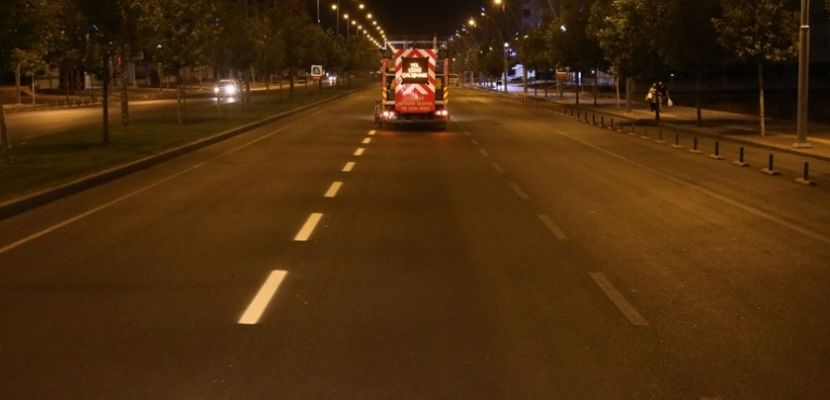
#> input picture hough/yol.jpg, 830 x 400 px
$ python hough.py
#> lines starting #> are read from the running program, lines starting #| are printed output that depends on the picture
# -*- coding: utf-8 -*-

"""
@ide:       SpyderEditor
@author:    Abdullah Yuksel
@project:   cevre.py
"""

import cv2
import numpy as np

img = cv2.imread("yol.jpg")
#> img is the input picture: shape (400, 830, 3); mean B, G, R 12.9, 44.5, 75.2

img_copy = img.copy()
gray = cv2.cvtColor(img_copy, cv2.COLOR_BGR2GRAY)
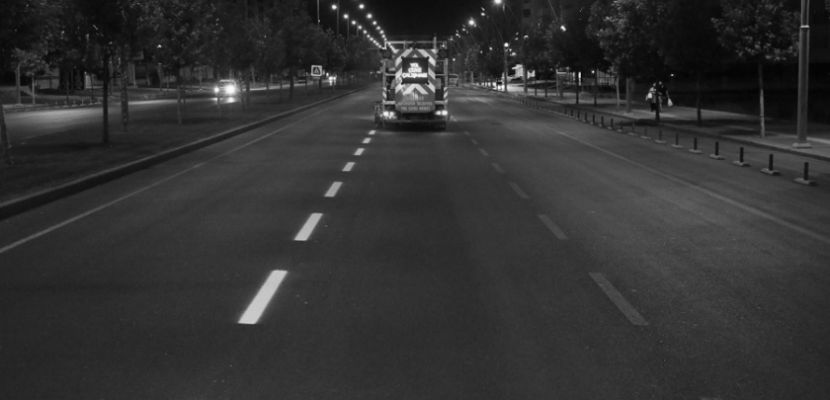
#> gray: shape (400, 830); min 0, max 254, mean 50.1
edges = cv2.Canny(gray, 30, 50)
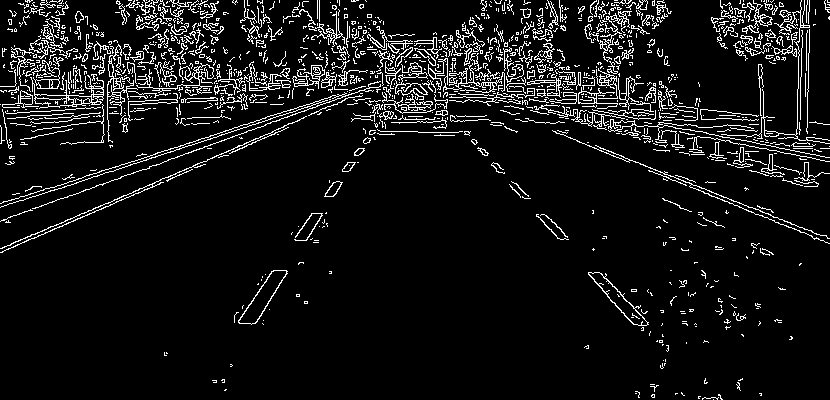
#> edges: shape (400, 830); 8% white in thin lines or dots


def nothing(x):
    pass

cv2.namedWindow("trackbar",cv2.WINDOW_AUTOSIZE)
cv2.createTrackbar("threshold","trackbar",0,300,nothing)


while(1):
    img_copy = img.copy()

    threshold = cv2.getTrackbarPos("threshold", "trackbar")+1

    print(threshold)

    lines = cv2.HoughLinesP(edges, 1, np.pi/180, threshold, 20, 0)

    if not isinstance(lines, type(None)):
        for line in lines:
            for x1,y1,x2,y2 in line:
                cv2.line(img_copy, (x1,y1), (x2,y2), (0,255,0),2)
#> this loop made 15940 passes
#> line on passes 1 to 3: [[543, 36, 543, 35]], [[637, 15, 637, 12]], [[423, 56, 423, 55]]
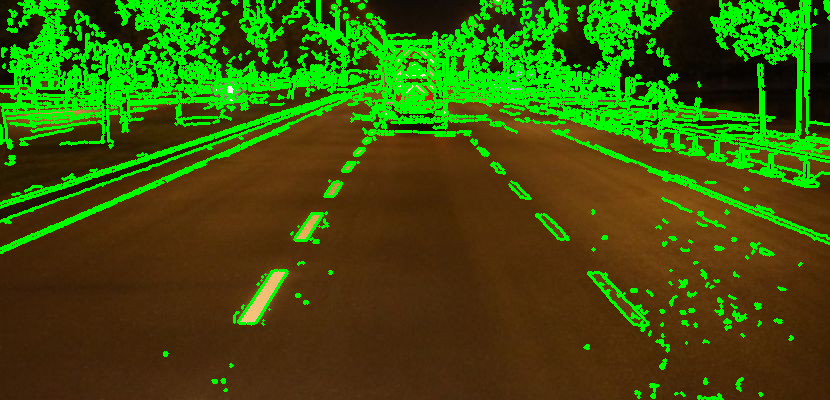
#> img_copy: shape (400, 830, 3); mean B, G, R 8.4, 86.7, 58.6

    # [16 lines of commented-out code are left out]

    cv2.imshow("trackbar",img_copy)

    if cv2.waitKey(33) & 0xFF == ord("q"):
#> (key q is pressed here)
        break


cv2.destroyAllWindows()
